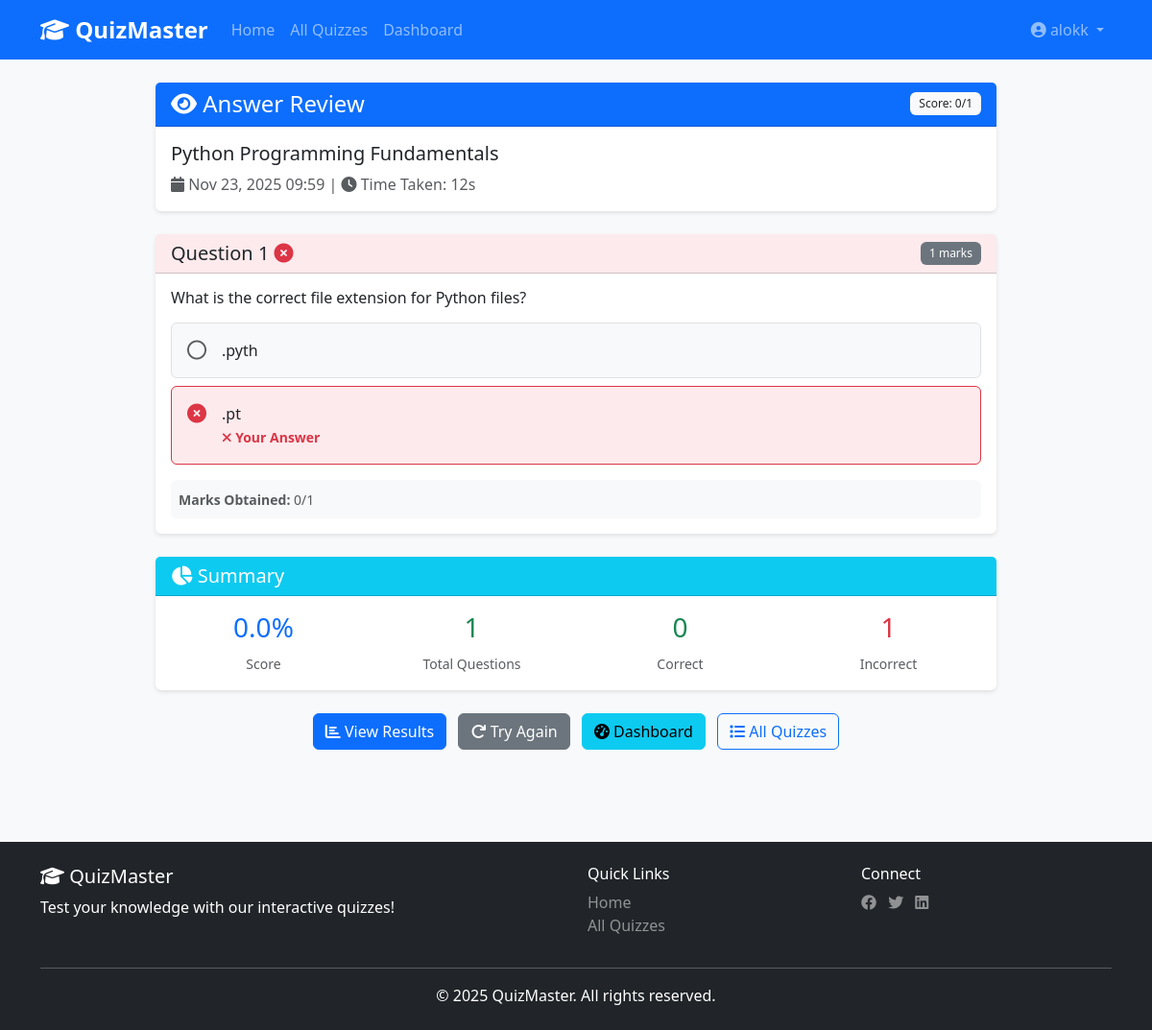
Page /attempt/3/review/ (signed in) on the committed database.
### quiz/models.py (models this page shows, shortened)
class QuizAttempt(models.Model):
    user = models.ForeignKey(User, on_delete=models.CASCADE, related_name='quiz_attempts')
    quiz = models.ForeignKey(Quiz, on_delete=models.CASCADE, related_name='attempts')
    score = models.IntegerField(default=0)
    total_marks = models.IntegerField()
    percentage = models.FloatField(default=0.0)
    time_taken = models.IntegerField(help_text="Time taken in seconds")
    is_passed = models.BooleanField(default=False)
    started_at = models.DateTimeField(default=timezone.now)
    completed_at = models.DateTimeField(auto_now_add=True)
    class Meta:
        ordering = ['-completed_at']

class Quiz(models.Model):
    DIFFICULTY_CHOICES = [
        ('easy', 'Easy'),
        ('medium', 'Medium'),
        ('hard', 'Hard'),
    ]
    title = models.CharField(max_length=200)
    description = models.TextField()
    category = models.ForeignKey(Category, on_delete=models.CASCADE, related_name='quizzes')
    difficulty = models.CharField(max_length=10, choices=DIFFICULTY_CHOICES, default='medium')
    time_limit = models.IntegerField(
        help_text="Time limit in minutes",
        validators=[MinValueValidator(1), MaxValueValidator(180)]
    )
    passing_score = models.IntegerField(
        default=50,
        validators=[MinValueValidator(0), MaxValueValidator(100)],
        help_text="Passing percentage"
    )
    is_active = models.BooleanField(default=True)
    max_attempts = models.IntegerField(
        default=3,
        validators=[MinValueValidator(1)],
        help_text="Maximum number of attempts allowed"
    )
    created_by = models.ForeignKey(User, on_delete=models.CASCADE, related_name='created_quizzes')
    created_at = models.DateTimeField(auto_now_add=True)
    updated_at = models.DateTimeField(auto_now=True)
    class Meta:
        verbose_name_plural = 'Quizzes'
        ordering = ['-created_at']

class Answer(models.Model):
    attempt = models.ForeignKey(QuizAttempt, on_delete=models.CASCADE, related_name='answers')
    question = models.ForeignKey(Question, on_delete=models.CASCADE)
    selected_choice = models.ForeignKey(Choice, on_delete=models.CASCADE, null=True, blank=True)
    is_correct = models.BooleanField(default=False)
    marks_obtained = models.IntegerField(default=0)
    class Meta:
        unique_together = ('attempt', 'question')

class Question(models.Model):
    quiz = models.ForeignKey(Quiz, on_delete=models.CASCADE, related_name='questions')
    question_text = models.TextField()
    marks = models.IntegerField(
        default=1,
        validators=[MinValueValidator(1)]
    )
    order = models.IntegerField(default=0)
    created_at = models.DateTimeField(auto_now_add=True)
    class Meta:
        ordering = ['order', 'id']

class Choice(models.Model):
    question = models.ForeignKey(Question, on_delete=models.CASCADE, related_name='choices')
    choice_text = models.CharField(max_length=500)
    is_correct = models.BooleanField(default=False)
    order = models.IntegerField(default=0)
    class Meta:
        ordering = ['order', 'id']

### quiz/views.py (the view)
# urls.py: path('attempt/<int:pk>/review/', views.quiz_review, name='quiz_review'),
@login_required
def quiz_review(request, pk):
    attempt = get_object_or_404(QuizAttempt, pk=pk, user=request.user)
    answers = attempt.answers.select_related(
        'question', 'selected_choice'
    ).prefetch_related('question__choices')
    correct_answers = answers.filter(is_correct=True).count()
    total_questions = answers.count()
    incorrect_answers = total_questions - correct_answers
    context = {
        'attempt': attempt,
        'answers': answers,
        'correct_answers': correct_answers,
        'incorrect_answers': incorrect_answers,
        'total_questions': total_questions,
    }
    return render(request, 'quiz/quiz_review.html', context)

### quiz/templates/quiz/quiz_review.html (shortened to what this page needs)
{% extends 'quiz/base.html' %}
{% load static %}
{% block content %}
<div class="container" style="max-width: 900px;">
    <div class="card mb-4">
        <div class="card-header bg-primary text-white">
            <div class="d-flex justify-content-between align-items-center">
                <h4 class="mb-0"><i class="fas fa-eye"></i> Answer Review</h4>
                <span class="badge bg-light text-dark">Score: {{ attempt.score }}/{{ attempt.total_marks }}</span>
            </div>
        </div>
        <div class="card-body">
            <h5>{{ attempt.quiz.title }}</h5>
            <p class="mb-0 text-muted">
                <i class="fas fa-calendar"></i> {{ attempt.completed_at|date:"M d, Y H:i" }} |
                <i class="fas fa-clock"></i> Time Taken: {{ attempt.time_taken }}s
            </p>
        </div>
    </div>
    {% for answer in answers %}
    <div class="card mb-4 {% if answer.is_correct %}border-success{% else %}border-danger{% endif %}">
        <div class="card-header {% if answer.is_correct %}bg-success{% else %}bg-danger{% endif %} bg-opacity-10">
            <div class="d-flex justify-content-between align-items-center">
                <h5 class="mb-0">
                    Question {{ forloop.counter }}
                    {% if answer.is_correct %}
                        <i class="fas fa-check-circle text-success"></i>
                    {% else %}
                        <i class="fas fa-times-circle text-danger"></i>
                    {% endif %}
                </h5>
                <span class="badge bg-secondary">{{ answer.question.marks }} marks</span>
            </div>
        </div>
        <div class="card-body">
            <h6 class="mb-3">{{ answer.question.question_text }}</h6>
            <div class="choices">
                {% for choice in answer.question.choices.all %}
                <div class="choice-item p-3 mb-2 rounded
                    {% if choice.is_correct %}
                        bg-success bg-opacity-10 border border-success
                    {% elif choice.id == answer.selected_choice.id and not answer.is_correct %}
                        bg-danger bg-opacity-10 border border-danger
                    {% else %}
                        bg-light border
                    {% endif %}">
                    <div class="d-flex align-items-start">
                        <div class="me-3">
                            {% if choice.is_correct %}
                                <i class="fas fa-check-circle text-success fa-lg"></i>
                            {% elif choice.id == answer.selected_choice.id %}
                                <i class="fas fa-times-circle text-danger fa-lg"></i>
                            {% else %}
                                <i class="far fa-circle text-muted fa-lg"></i>
                            {% endif %}
                        </div>
                        <div class="flex-grow-1">
                            <p class="mb-0">{{ choice.choice_text }}</p>
                            {% if choice.is_correct %}
                                <small class="text-success fw-bold">
                                    <i class="fas fa-check"></i> Correct Answer
                                </small>
                            {% elif choice.id == answer.selected_choice.id %}
                                <small class="text-danger fw-bold">
                                    <i class="fas fa-times"></i> Your Answer
                                </small>
                            {% endif %}
                        </div>
                    </div>
                </div>
                {% endfor %}
            </div>
            <div class="mt-3 p-2 bg-light rounded">
                <small class="text-muted">
                    <strong>Marks Obtained:</strong> {{ answer.marks_obtained }}/{{ answer.question.marks }}
                </small>
            </div>
        </div>
    </div>
    {% endfor %}
    <div class="card mb-4">
        <div class="card-header bg-info text-white">
            <h5 class="mb-0"><i class="fas fa-chart-pie"></i> Summary</h5>
        </div>
        <div class="card-body">
            <div class="row text-center">
                <div class="col-md-3">
                    <h3 class="text-primary">{{ attempt.percentage|floatformat:1 }}%</h3>
                    <small class="text-muted">Score</small>
                </div>
                <div class="col-md-3">
                    <h3 class="text-success">{{ total_questions }}</h3>
                    <small class="text-muted">Total Questions</small>
                </div>
                <div class="col-md-3">
                    <h3 class="text-success">{{ correct_answers }}</h3>
                    <small class="text-muted">Correct</small>
                </div>
                <div class="col-md-3">
                    <h3 class="text-danger">{{ incorrect_answers }}</h3>
                    <small class="text-muted">Incorrect</small>
                </div>
            </div>
        </div>
    </div>
    <div class="text-center mb-4">
        <a href="{% url 'quiz:quiz_result' attempt.id %}" class="btn btn-primary me-2">
            <i class="fas fa-chart-bar"></i> View Results
        </a>
        <a href="{% url 'quiz:quiz_detail' attempt.quiz.id %}" class="btn btn-secondary me-2">
            <i class="fas fa-redo"></i> Try Again
        </a>
        <a href="{% url 'quiz:dashboard' %}" class="btn btn-info me-2">
            <i class="fas fa-tachometer-alt"></i> Dashboard
        </a>
        <a href="{% url 'quiz:quiz_list' %}" class="btn btn-outline-primary">
            <i class="fas fa-list"></i> All Quizzes
        </a>
    </div>
</div>
{% endblock %}

### quiz/templates/quiz/base.html (shortened to what this page needs)
{% load static %}
<!DOCTYPE html>
<html lang="en">
<head>
    <link href="https://cdn.jsdelivr.net/npm/bootstrap@5.3.0/dist/css/bootstrap.min.css" rel="stylesheet">
    <link rel="stylesheet" href="https://cdnjs.cloudflare.com/ajax/libs/font-awesome/6.4.0/css/all.min.css">
    <link rel="stylesheet" href="{% static 'css/style.css' %}">
</head>
<body>
    <nav class="navbar navbar-expand-lg navbar-dark bg-primary">
        <div class="container">
            <a class="navbar-brand" href="{% url 'quiz:home' %}">
                <i class="fas fa-graduation-cap"></i> QuizMaster
            </a>
            <div class="collapse navbar-collapse" id="navbarNav">
                <ul class="navbar-nav me-auto">
                    <li class="nav-item">
                        <a class="nav-link" href="{% url 'quiz:home' %}">Home</a>
                    </li>
                    <li class="nav-item">
                        <a class="nav-link" href="{% url 'quiz:quiz_list' %}">All Quizzes</a>
                    </li>
                    {% if user.is_authenticated %}
                    <li class="nav-item">
                        <a class="nav-link" href="{% url 'quiz:dashboard' %}">Dashboard</a>
                    </li>
                    {% endif %}
                </ul>
                <ul class="navbar-nav">
                    {% if user.is_authenticated %}
                        <li class="nav-item dropdown">
                            <a class="nav-link dropdown-toggle" href="#" id="userDropdown" role="button" data-bs-toggle="dropdown">
                                <i class="fas fa-user-circle"></i> {{ user.username }}
                            </a>
                        </li>
                    {% endif %}
                </ul>
            </div>
        </div>
    </nav>
    <main class="container my-4">
        {% block content %}
        {% endblock %}
    </main>
    <footer class="bg-dark text-white mt-5 py-4">
        <div class="container">
            <div class="row">
                <div class="col-md-6">
                    <h5><i class="fas fa-graduation-cap"></i> QuizMaster</h5>
                    <p>Test your knowledge with our interactive quizzes!</p>
                </div>
                <div class="col-md-3">
                    <h6>Quick Links</h6>
                    <ul class="list-unstyled">
                        <li><a href="{% url 'quiz:home' %}" class="text-white-50">Home</a></li>
                        <li><a href="{% url 'quiz:quiz_list' %}" class="text-white-50">All Quizzes</a></li>
                    </ul>
                </div>
                <div class="col-md-3">
                    <h6>Connect</h6>
                    <div class="social-links">
                        <a href="#" class="text-white-50 me-2"><i class="fab fa-facebook"></i></a>
                        <a href="#" class="text-white-50 me-2"><i class="fab fa-twitter"></i></a>
                        <a href="#" class="text-white-50 me-2"><i class="fab fa-linkedin"></i></a>
                    </div>
                </div>
            </div>
            <hr class="bg-white">
            <div class="text-center">
                <p class="mb-0">&copy; 2025 QuizMaster. All rights reserved.</p>
            </div>
        </div>
    </footer>
</body>
</html>

### static/css/style.css (style rules this page uses)
:root { --primary-color: #0d6efd; --success-color: #198754; --danger-color: #dc3545; --warning-color: #ffc107; --info-color: #0dcaf0; }
body { font-family: 'Segoe UI', Tahoma, Geneva, Verdana, sans-serif; background-color: #f8f9fa; min-height: 100vh; display: flex; flex-direction: column; }
main { flex: 1; }
.navbar-brand { font-weight: bold; font-size: 1.5rem; }
.card { border: none; box-shadow: 0 2px 4px rgba(0, 0, 0, 0.1); transition: transform 0.3s, box-shadow 0.3s; }
.choice-item { transition: all 0.3s; }
.btn { transition: all 0.3s; }
footer { margin-top: auto; }
footer a { text-decoration: none; transition: color 0.3s; }
.badge { padding: 0.5em 0.75em; font-weight: 500; }

### rows in the picture
QuizAttempt: score "0", total_marks "1", quiz "Python Programming Fundamentals", completed_at "Nov 23, 2025 09:59", time_taken "12", percentage "0.0"
Answer: is_correct False (drawn), question.marks "1", question.question_text "What is the correct file extension for Python files?", marks_obtained "0"
Choice: is_correct False (drawn), choice_text ".pyth"
Choice: is_correct False (drawn), choice_text ".pt"

### other values in the picture
{{ user.username }} "alokk"
{{ total_questions }} "1"
{{ correct_answers }} "0"
{{ incorrect_answers }} "1"
